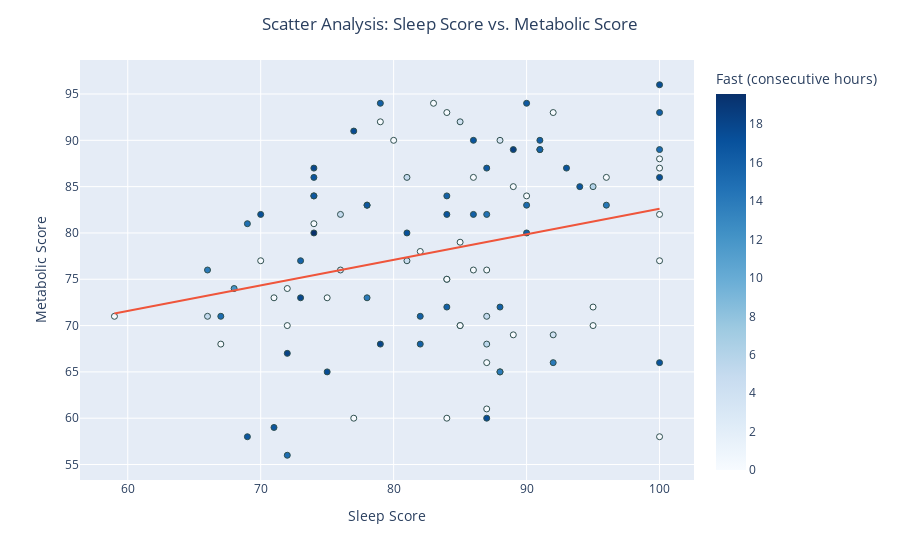

This figure's notebook cell:
### Code cell
fig = pt.plotly_scatter(dataset=all_data, 
                        x_selection="Sleep Score",
                        y_selection="Metabolic Score",
                        color_selection="Fast (consecutive hours)",
                        hover=[all_data.index]
                       )
fig.show()

### Figure 1 — Plotly figure (JSON) as saved in the notebook; plotly's stock layout.template omitted (floating-point values rounded to 4 significant figures)
{"data": [{"customdata": [[0], [1], [2], [3], [4], [5], [6], [7], [8], [9], [10], [11], [12], [13], [14], [15], [16], [17], [18], [19], [20], [21], [22], [23], [24], [25], [26], [27], [28], [29], [30], [31], [32], [33], [34], [35], [36], [37], [38], [39], [40], [41], [42], [43], [44], [45], [46], [47], [48], [49], [50], [51], [52], [53], [54], [55], [56], [57], [58], [59], [60], [61], [62], [63], [64], [65], [66], [67], [68], [69], [70], [71], [72], [73], [74], [75], [76], [77], [78], [79], [80], [81], [82], [83], [84], [85], [86], [87], [88], [89], [90], [91], [92], [93], [94], [95], [96], [97], [98], [99], [100], [101], [102], [103], [104], [105], [106], [107], [108], [109], [110], [111], [112], [113], [114], [115], [116], [117], [118], [119], [120], [121], [122], [123], [124], [125]], "hovertemplate": "Sleep Score=%{x}<br>Metabolic Score=%{y}<br>index=%{customdata[0]}<br>Fast (consecutive hours)=%{marker.color}<extra></extra>", "legendgroup": "", "marker": {"color": [17.5, 16.68, 0, 3.5, 13.97, 17.5, 14, 16, 0, 0, 5, 14, 0, 5.5, 18, 0, 0, 4.5, 16, 17, 4, 15.25, 14.75, 0, 0, 0, 0, 0, 0, 0, 0, 0, 0, 0, 0, 0, 0, 0, 0, 0, 0, 0, 0, 0, 0, 0, 0, 0, 0, 0, 0, 0, 0, 0, 0, 0, 0, 0, 0, 0, 0, 0, 5, 16.83, 15, 16, 17.85, 16, 17.15, 15.85, 19.57, 12.13, 13.85, 5, 18.5, 14.6, 16, 18.15, 15.02, 16.9, 17.57, 16.67, 15.47, 16, 16.05, 17.87, 17.27, 16.93, 5, 16.63, 16.93, 15.02, 0, 0, 6, 16, 16.75, 14.68, 0, 0, 0, 0, 4, 14.33, 0, 0, 0, 4, 15.82, 15.1, 16.02, 17, 15.25, 13, 0, 4.5, 16.53, 17.33, 16.63, 0, 0, 0, 0, 3, 17.43, 16.17], "coloraxis": "coloraxis", "line": {"color": "DarkSlateGrey", "width": 1}, "symbol": "circle"}, "mode": "markers", "name": "", "orientation": "v", "showlegend": false, "type": "scatter", "x": [87, 69, 67, 76, 66, 75, 78, 90, 82, 95, 76, 92, 89, 87, 79, 75, 87, 81, 82, 100, 92, 90, 69, 87, 87, 70, 59, 72, 83, 91, 91, 100, 100, 100, 100, 89, 83, 99, 95, 95, 100, 95, 91, 83, 77, 64, 96, 87, 94, 86, 88, 85, 77, 100, 100, 95, 100, 84, 85, 71, 72, 85, 87, 71, 72, 86, 73, 82, 81, 73, 74, 68, 88, 66, 89, 84, 84, 72, 74, 84, 77, 87, 78, 84, 79, 74, 70, 86, 81, 78, 74, 67, 86, 84, 95, 88, 94, 87, 90, 100, 100, 92, 91, 96, 74, 84, 96, 85, 91, 100, 91, 93, 79, 81, 66, 100, 90, 100, 74, 89, 80, 79, 83, 88, 100, 100], "xaxis": "x", "y": [60, 58, 68, 76, 76, 65, 73, 80, 78, 72, 82, 66, 69, 68, 68, 73, 61, 77, 68, 66, 69, 83, 81, 66, 76, 77, 71, 74, null, null, null, null, null, null, null, null, null, null, null, null, null, null, null, null, null, null, null, null, null, 76, 65, 79, 60, 58, 82, 70, 77, 60, 70, 73, 70, 70, 71, 59, 56, 82, 73, 71, 80, 77, 80, 74, 65, 71, 89, 75, 72, 67, 84, 82, 91, 87, 83, 84, 94, 87, 82, 90, 86, 83, 86, 71, 86, 93, 85, 72, 85, 82, 84, 88, 87, 93, 89, 83, 81, 75, 86, 92, 89, 89, 90, 87, null, null, null, null, 94, 86, 84, 85, 90, 92, 94, 90, 96, 93], "yaxis": "y"}, {"hovertemplate": "<b>OLS trendline</b><br>Metabolic Score = 0.275549 * Sleep Score + 55.0507<br>R<sup>2</sup>=0.071751<br><br>Sleep Score=%{x}<br>Metabolic Score=%{y} <b>(trend)</b><extra></extra>", "legendgroup": "", "marker": {"line": {"color": "DarkSlateGrey", "width": 1}, "symbol": "circle"}, "mode": "lines", "name": "", "showlegend": false, "type": "scatter", "x": [59, 66, 66, 67, 67, 68, 69, 69, 70, 70, 71, 71, 72, 72, 72, 72, 73, 73, 74, 74, 74, 74, 74, 74, 75, 75, 76, 76, 77, 77, 78, 78, 78, 79, 79, 79, 80, 81, 81, 81, 82, 82, 82, 83, 84, 84, 84, 84, 84, 84, 84, 85, 85, 85, 85, 86, 86, 86, 86, 87, 87, 87, 87, 87, 87, 87, 87, 88, 88, 88, 88, 89, 89, 89, 90, 90, 90, 90, 91, 91, 91, 92, 92, 92, 93, 94, 95, 95, 95, 96, 96, 100, 100, 100, 100, 100, 100, 100, 100, 100, 100], "xaxis": "x", "y": [71.31, 73.24, 73.24, 73.51, 73.51, 73.79, 74.06, 74.06, 74.34, 74.34, 74.61, 74.61, 74.89, 74.89, 74.89, 74.89, 75.17, 75.17, 75.44, 75.44, 75.44, 75.44, 75.44, 75.44, 75.72, 75.72, 75.99, 75.99, 76.27, 76.27, 76.54, 76.54, 76.54, 76.82, 76.82, 76.82, 77.09, 77.37, 77.37, 77.37, 77.65, 77.65, 77.65, 77.92, 78.2, 78.2, 78.2, 78.2, 78.2, 78.2, 78.2, 78.47, 78.47, 78.47, 78.47, 78.75, 78.75, 78.75, 78.75, 79.02, 79.02, 79.02, 79.02, 79.02, 79.02, 79.02, 79.02, 79.3, 79.3, 79.3, 79.3, 79.57, 79.57, 79.57, 79.85, 79.85, 79.85, 79.85, 80.13, 80.13, 80.13, 80.4, 80.4, 80.4, 80.68, 80.95, 81.23, 81.23, 81.23, 81.5, 81.5, 82.61, 82.61, 82.61, 82.61, 82.61, 82.61, 82.61, 82.61, 82.61, 82.61], "yaxis": "y"}], "layout": {"autosize": true, "coloraxis": {"colorbar": {"title": {"text": "Fast (consecutive hours)"}}, "colorscale": [[0, "rgb(247,251,255)"], [0.125, "rgb(222,235,247)"], [0.25, "rgb(198,219,239)"], [0.375, "rgb(158,202,225)"], [0.5, "rgb(107,174,214)"], [0.625, "rgb(66,146,198)"], [0.75, "rgb(33,113,181)"], [0.875, "rgb(8,81,156)"], [1, "rgb(8,48,107)"]]}, "legend": {"tracegroupgap": 0}, "margin": {"t": 60}, "title": {"text": "Scatter Analysis: Sleep Score vs. Metabolic Score", "x": 0.5}, "xaxis": {"anchor": "y", "autorange": true, "domain": [0, 1], "range": [56.51, 102.5], "title": {"text": "Sleep Score"}, "type": "linear"}, "yaxis": {"anchor": "x", "autorange": true, "domain": [0, 1], "range": [53.16, 98.84], "title": {"text": "Metabolic Score"}, "type": "linear"}}}
